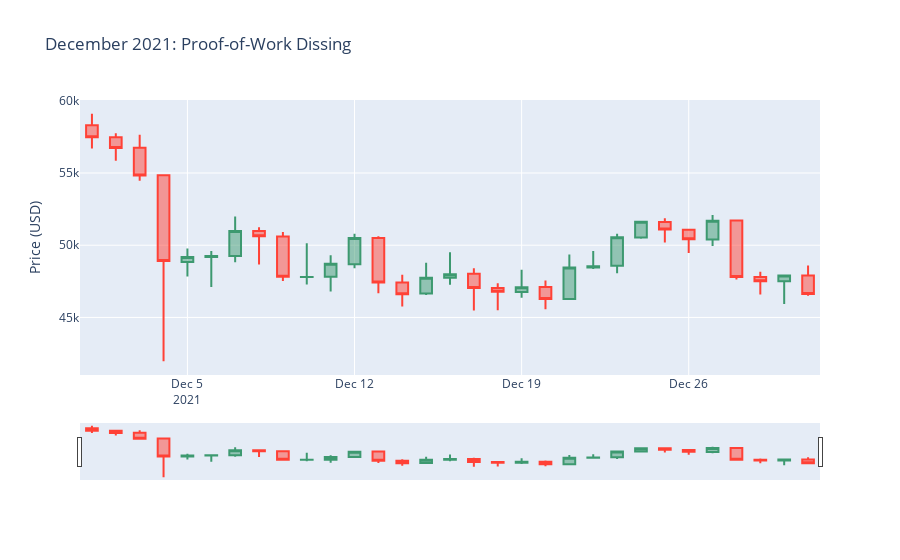

Source (notebook cell):
### Markdown cell above
### Dicembre 2021: Critiche indirette alla Proof-of-Work

Cosa è successo? Musk ha criticato il modello di Proof-of-Work utilizzato da Bitcoin, sottolineando che il mining della criptovaluta è inefficiente e dannoso per l’ambiente. Anche se queste dichiarazioni non erano nuove, ogni volta che Musk ribadiva il tema dell’insostenibilità ambientale, il mercato reagiva negativamente, temendo ulteriori pressioni regolatorie o una perdita di fiducia generale.

Effetto sul mercato: Questi commenti, combinati con altre notizie di mercato, hanno contribuito a una discesa di Bitcoin, che nel dicembre 2021 ha perso gran parte dei guadagni accumulati nel corso dell'anno, precipitando verso i $40.000.

### Code cell
import pandas as pd
import plotly.graph_objects as go

# Caricare il dataset da un file CSV
bitcoin_df = pd.read_csv('data/btc_prices.csv', parse_dates=['Timestamp'], date_parser=lambda x: pd.to_datetime(x, unit='s'))

# Impostare l'intervallo di date
start_date = '2021-12-01'
end_date = '2021-12-31'

# Filtrare il DataFrame per l'intervallo di date
filtered_df = bitcoin_df.set_index('Timestamp').loc[start_date:end_date]

# Risample il DataFrame a intervalli di un'ora
resampled_df = filtered_df.resample('d').agg({'Open': 'first', 'High': 'max', 'Low': 'min', 'Close': 'last', 'Volume': 'sum'}).dropna()

# Creare il candlechart con i dati risample
fig = go.Figure(data=[go.Candlestick(x=resampled_df.index,
                                     open=resampled_df['Open'],
                                     high=resampled_df['High'],
                                     low=resampled_df['Low'],
                                     close=resampled_df['Close'])])

fig.update_layout(title='December 2021: Proof-of-Work Dissing',
                  yaxis_title='Price (USD)')

fig.show()

### Figure 1 — Plotly figure (JSON) as saved in the notebook; plotly's stock layout.template omitted (floating-point values rounded to 4 significant figures)
{"data": [{"close": [57480.0, 56730.0, 54830.0, 48900.0, 49180.0, 49250.0, 50990.0, 50620.0, 47810.0, 47810.0, 48710.0, 50490.0, 47410.0, 46600.0, 47750.0, 47990.0, 47030.0, 46780.0, 47090.0, 46280.0, 48450.0, 48550.0, 50550.0, 51620.0, 51100.0, 50410.0, 51700.0, 47800.0, 47510.0, 47900, 46630.0], "high": [59100.0, 57750.0, 57652, 54890.0, 49780.0, 49600.0, 51991, 51250.0, 50915, 50130.0, 49301, 50800, 50620.0, 47960.0, 48790.0, 49510.0, 48410.0, 47370.0, 48310.0, 47560.0, 49350.0, 49600, 50790.0, 51680.0, 51860.0, 51130.0, 52100.0, 51740.0, 48160.0, 47900, 48590.0], "low": [56700, 55840.0, 54460.0, 41970.0, 47840.0, 47111, 48820.0, 48660.0, 47520, 47280.0, 46789, 48400.0, 46670, 45750, 46560, 47260, 45480.0, 45501, 46360.0, 45570.0, 46250.0, 48350.0, 48050.0, 50440.0, 50190.0, 49460.0, 49950.0, 47630.0, 46596, 45930.0, 46490.0], "open": [58310.0, 57470.0, 56750.0, 54840.0, 48840.0, 49180.0, 49250.0, 50980.0, 50600.0, 47800.0, 47810.0, 48680.0, 50500.0, 47410.0, 46660.0, 47760.0, 48020.0, 47030.0, 46760.0, 47110.0, 46280.0, 48450.0, 48580.0, 50540.0, 51600.0, 51080.0, 50390.0, 51700.0, 47810.0, 47510.0, 47900], "type": "candlestick", "x": ["2021-12-01T00:00:00", "2021-12-02T00:00:00", "2021-12-03T00:00:00", "2021-12-04T00:00:00", "2021-12-05T00:00:00", "2021-12-06T00:00:00", "2021-12-07T00:00:00", "2021-12-08T00:00:00", "2021-12-09T00:00:00", "2021-12-10T00:00:00", "2021-12-11T00:00:00", "2021-12-12T00:00:00", "2021-12-13T00:00:00", "2021-12-14T00:00:00", "2021-12-15T00:00:00", "2021-12-16T00:00:00", "2021-12-17T00:00:00", "2021-12-18T00:00:00", "2021-12-19T00:00:00", "2021-12-20T00:00:00", "2021-12-21T00:00:00", "2021-12-22T00:00:00", "2021-12-23T00:00:00", "2021-12-24T00:00:00", "2021-12-25T00:00:00", "2021-12-26T00:00:00", "2021-12-27T00:00:00", "2021-12-28T00:00:00", "2021-12-29T00:00:00", "2021-12-30T00:00:00", "2021-12-31T00:00:00"]}], "layout": {"title": {"text": "December 2021: Proof-of-Work Dissing"}, "yaxis": {"title": {"text": "Price (USD)"}}}}
